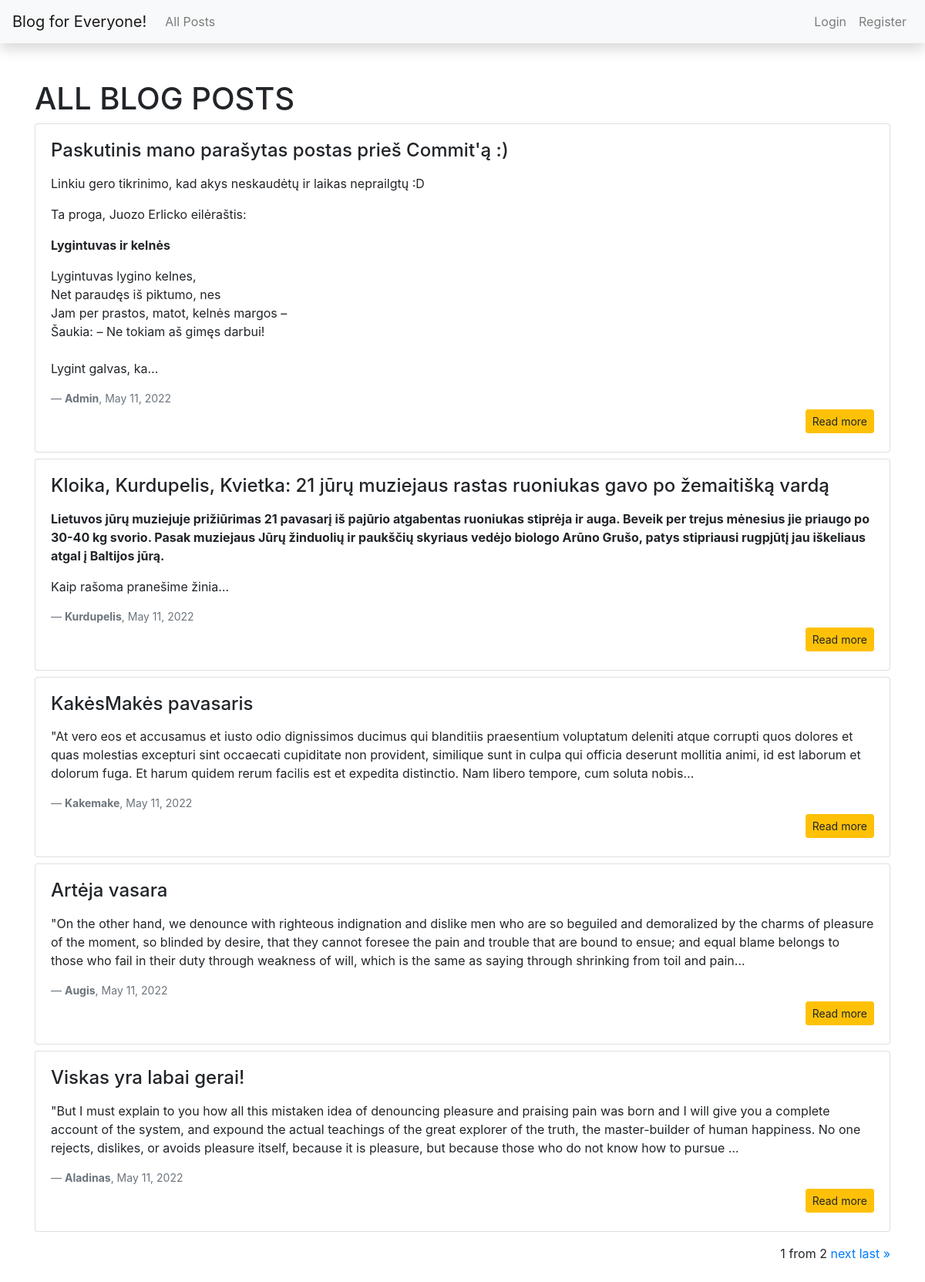
Screenshot of /blog/ with the database file from the repository.
### blog/models.py (models this page shows, shortened)
class BlogPost(models.Model):
    author = models.ForeignKey(User, on_delete=models.CASCADE, null=True, blank=False)
    title = models.TextField('Title', max_length=2000)
    post = RichTextField(blank=True, null=True)
    date_created = models.DateTimeField(auto_now_add=True)

### blog/views.py (the view)
# urls.py: path('', Posts.as_view(), name='index'),
class Posts(ListView):
    model = BlogPost
    context_object_name = 'blog_posts'
    paginate_by = 5
    template_name = 'index.html'
    ordering = ['-date_created']

### blog/templates/index.html (shortened to what this page needs)
{% extends "base.html" %}
{% block content %}
    <div class="container ">
        <h1>ALL BLOG POSTS</h1>
        {% for post in blog_posts %}
        <div class="card mt-2">
            <div class="card-body">
                <h4 class="card-title" >{{post.title | safe }}</h4>
                <p class="card-text">{{post.post|truncatechars:400 | safe }}</p>
                <small class="m-0 blockquote-footer"><strong>{{post.author|title}}</strong>,
                {{post.date_created|date:"M d, Y"}}</small>
                <a class="btn btn-warning  btn-sm mt-1 mb-1 float-right" href="{% url 'post' post.id %}" role="button">Read more</a>
            </div>
        </div>
        {% endfor %}
        <div class="pagination mb-5 mt-3">
            <span class="step-links ml-auto">
                <span class="current">
                    {{ page_obj.number }} from {{ page_obj.paginator.num_pages }}
                </span>
                {% if page_obj.has_next %}
                    <a href="?page={{ page_obj.next_page_number }}">next</a>
                    <a href="?page={{ page_obj.paginator.num_pages }}">last &raquo;</a>
                {% endif %}
            </span>
        </div>
    </div>
{% endblock %}

### blog/templates/base.html (shortened to what this page needs)
{% load static %}
<!doctype html>
<html lang="en">
  <head>
    <link rel="stylesheet" href="https://cdn.jsdelivr.net/npm/bootstrap@4.6.1/dist/css/bootstrap.min.css">
  </head>
  <body>
  <nav class="navbar navbar-expand-lg navbar-light bg-light static-top shadow mb-5 bg-light">
  <a class="navbar-brand" href="{% url 'index' %}">Blog for Everyone!</a>
  <div class="collapse navbar-collapse" id="navbarSupportedContent">
    <ul class="navbar-nav mr-auto">
      <li class="nav-item">
        <a class="nav-link" href="{% url 'index' %}">All Posts</a>
      </li>
        {% if user.is_authenticated %}
        <li class="nav-item"><a class="nav-link" href="{% url 'user-posts' %}">My Posts</a></li>
        <li class="nav-item"><a class="nav-link" href="{% url 'post-create' %}?next=/blog">New Post</a></li>
    </ul>
    <ul class="navbar-nav ml-auto">
            <li class="nav-item"><a class="nav-link" href="#">
              <svg class="bi bi-person" width="1.5em" height="1.5em" viewBox="0 0 16 16" fill="currentColor" xmlns="http://www.w3.org/2000/svg">
                <path fill-rule="evenodd" d="M13 14s1 0 1-1-1-4-6-4-6 3-6 4 1 1 1 1h10zm-9.995-.944v-.002.002zM3.022 13h9.956a.274.274 0 00.014-.002l.008-.002c-.001-.246-.154-.986-.832-1.664C11.516 10.68 10.289 10 8 10c-2.29 0-3.516.68-4.168 1.332-.678.678-.83 1.418-.832 1.664a1.05 1.05 0 00.022.004zm9.974.056v-.002.002zM8 7a2 2 0 100-4 2 2 0 000 4zm3-2a3 3 0 11-6 0 3 3 0 016 0z" clip-rule="evenodd"/>
              </svg>
            {{ user.get_username|title }}</a></li>
            <li class="nav-item"><a class="nav-link" href="{% url 'logout'%}?next=/accounts/logout">Logoff</a></li>
        {% else %}
        </ul>
    <ul class="navbar-nav ml-auto">
        <li class="nav-item"><a class="nav-link" href="{% url 'login'%}?next={{blog}}">Login</a></li>
        <li class="nav-item"><a class="nav-link" href="{% url 'register' %}">Register</a></li>
    </ul>
          {% endif %}
  </div>
</nav>
    <container>
        {% block content %}{% endblock %}
    </container>
  </body>
</html>

### rows the page displays
BlogPost: title "Paskutinis mano parašytas postas prieš Commit'ą :)", post "Linkiu gero tikrinimo, kad akys neskaudėtų ir laikas neprailgtų :D Ta proga, Juozo Erlicko eilėraštis: Lygintuvas ir kelnės Lygintuvas lygino kelnes, Net paraudęs iš piktumo, nes Jam per prastos, matot, kelnės margos – Šaukia: – Ne tokiam aš gimęs darbui! Lygint galvas, ka…", author "Admin", date_created "May 11, 2022"
BlogPost: title "Kloika, Kurdupelis, Kvietka: 21 jūrų muziejaus rastas ruoniukas gavo po žemaitišką vardą", post "Lietuvos jūrų muziejuje prižiūrimas 21 pavasarį iš pajūrio atgabentas ruoniukas stiprėja ir auga. Beveik per trejus mėnesius jie priaugo po 30-40 kg svorio. Pasak muziejaus Jūrų žinduolių ir paukščių skyriaus vedėjo biologo Arūno Grušo, patys stipriausi rugpjūtį jau iškeliaus atgal į Baltijos jūrą. Kaip rašoma pranešime žinia…", author "Kurdupelis", date_created "May 11, 2022"
BlogPost: title "KakėsMakės pavasaris", post "\"At vero eos et accusamus et iusto odio dignissimos ducimus qui blanditiis praesentium voluptatum deleniti atque corrupti quos dolores et quas molestias excepturi sint occaecati cupiditate non provident, similique sunt in culpa qui officia deserunt mollitia animi, id est laborum et dolorum fuga. Et harum quidem rerum facilis est et expedita distinctio. Nam libero tempore, cum soluta nobis…", author "Kakemake", date_created "May 11, 2022"
BlogPost: title "Artėja vasara", post "\"On the other hand, we denounce with righteous indignation and dislike men who are so beguiled and demoralized by the charms of pleasure of the moment, so blinded by desire, that they cannot foresee the pain and trouble that are bound to ensue; and equal blame belongs to those who fail in their duty through weakness of will, which is the same as saying through shrinking from toil and pain…", author "Augis", date_created "May 11, 2022"
BlogPost: title "Viskas yra labai gerai!", post "\"But I must explain to you how all this mistaken idea of denouncing pleasure and praising pain was born and I will give you a complete account of the system, and expound the actual teachings of the great explorer of the truth, the master-builder of human happiness. No one rejects, dislikes, or avoids pleasure itself, because it is pleasure, but because those who do not know how to pursue …", author "Aladinas", date_created "May 11, 2022"

### other values shown
{{ page_obj.number }} "1"
{{ page_obj.paginator.num_pages }} "2"
